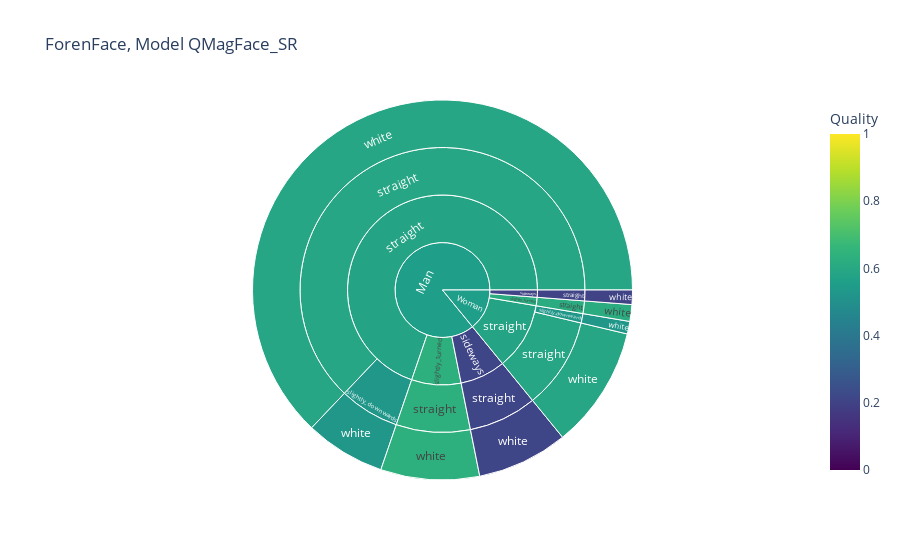

Notebook code for this chart:
### Code cell
plot_sun('ForenFace','QMagFace_SR')

### Figure 1 — Plotly figure (JSON) as saved in the notebook; plotly's stock layout.template omitted (floating-point values rounded to 4 significant figures)
{"data": [{"branchvalues": "total", "customdata": [[0.527], [0.5282], [0.2138], [0.2038], [0.6329], [0.6187], [0.5895], [0.5901], [0.527], [0.5282], [0.2138], [0.2038], [0.6329], [0.6187], [0.5895], [0.5901], [0.2138], [0.2038], [0.6329], [0.6187], [0.5834], [0.5843], [0.5549], [0.5548]], "domain": {"x": [0, 1], "y": [0, 1]}, "hovertemplate": "labels=%{label}<br>count=%{value}<br>parent=%{parent}<br>id=%{id}<br>Quality=%{color}<extra></extra>", "ids": ["Man/straight/slightly_downwards/white", "Woman/straight/slightly_downwards/white", "Man/sideways/straight/white", "Woman/sideways/straight/white", "Man/slightly_turned/straight/white", "Woman/slightly_turned/straight/white", "Man/straight/straight/white", "Woman/straight/straight/white", "Man/straight/slightly_downwards", "Woman/straight/slightly_downwards", "Man/sideways/straight", "Woman/sideways/straight", "Man/slightly_turned/straight", "Woman/slightly_turned/straight", "Man/straight/straight", "Woman/straight/straight", "Man/sideways", "Woman/sideways", "Man/slightly_turned", "Woman/slightly_turned", "Man/straight", "Woman/straight", "Man", "Woman"], "labels": ["white", "white", "white", "white", "white", "white", "white", "white", "slightly_downwards", "slightly_downwards", "straight", "straight", "straight", "straight", "straight", "straight", "sideways", "sideways", "slightly_turned", "slightly_turned", "straight", "straight", "Man", "Woman"], "marker": {"coloraxis": "coloraxis", "colors": [0.527, 0.5282, 0.2138, 0.2038, 0.6329, 0.6187, 0.5895, 0.5901, 0.527, 0.5282, 0.2138, 0.2038, 0.6329, 0.6187, 0.5895, 0.5901, 0.2138, 0.2038, 0.6329, 0.6187, 0.5834, 0.5843, 0.5549, 0.5548]}, "name": "", "parents": ["Man/straight/slightly_downwards", "Woman/straight/slightly_downwards", "Man/sideways/straight", "Woman/sideways/straight", "Man/slightly_turned/straight", "Woman/slightly_turned/straight", "Man/straight/straight", "Woman/straight/straight", "Man/straight", "Woman/straight", "Man/sideways", "Woman/sideways", "Man/slightly_turned", "Woman/slightly_turned", "Man/straight", "Woman/straight", "Man", "Woman", "Man", "Woman", "Man", "Woman", "", ""], "type": "sunburst", "values": [134, 21, 152, 24, 165, 28, 1235, 204, 134, 21, 152, 24, 165, 28, 1235, 204, 152, 24, 165, 28, 1369, 225, 1686, 277]}], "layout": {"coloraxis": {"cmax": 1, "cmin": 0, "colorbar": {"title": {"text": "Quality"}}, "colorscale": [[0, "#440154"], [0.1111, "#482878"], [0.2222, "#3e4989"], [0.3333, "#31688e"], [0.4444, "#26828e"], [0.5556, "#1f9e89"], [0.6667, "#35b779"], [0.7778, "#6ece58"], [0.8889, "#b5de2b"], [1, "#fde725"]]}, "legend": {"tracegroupgap": 0}, "title": {"text": "ForenFace, Model QMagFace_SR"}}}
